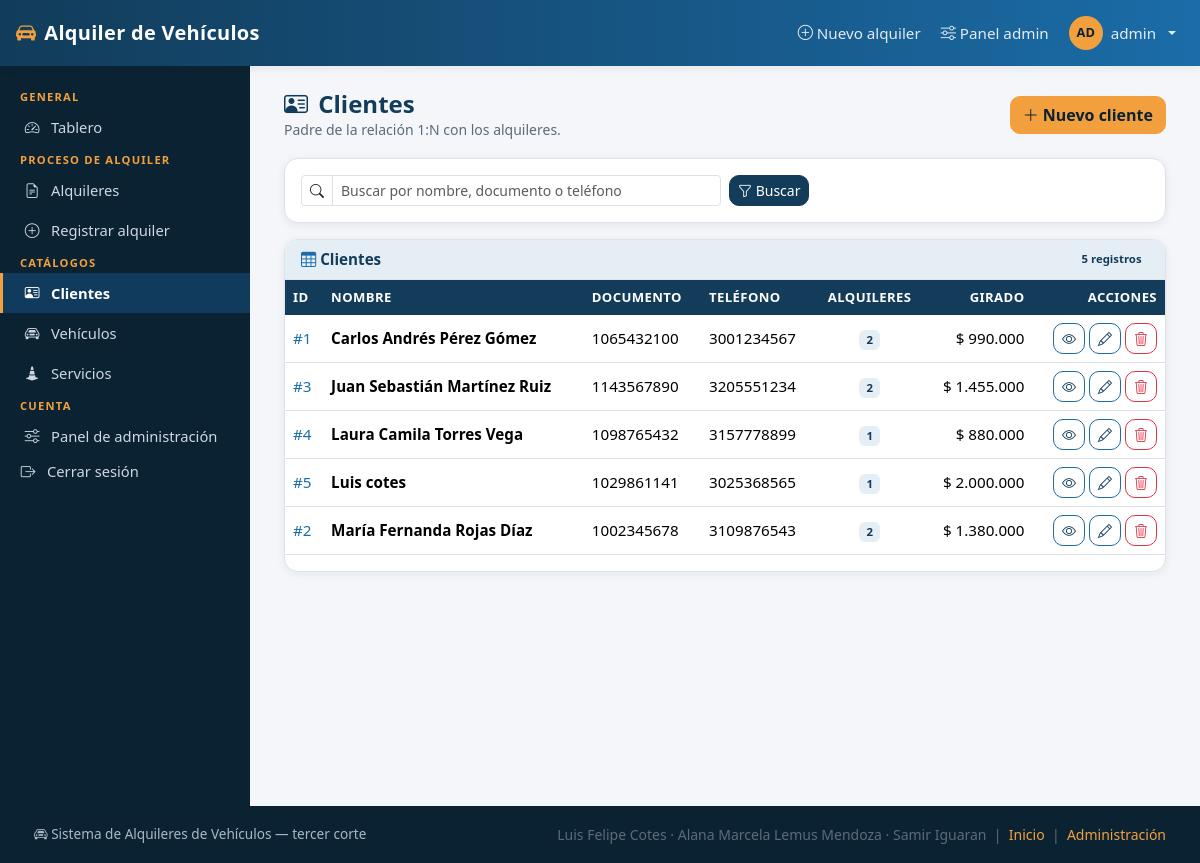
The app's page /clientes/ (signed in) with its own data.
### clientes/models.py (models this page shows, shortened)
class Cliente(models.Model):
    pk_cli_id = models.AutoField(primary_key=True)
    cli_nombre = models.CharField("nombre", max_length=100)
    cli_documento = models.CharField("documento", max_length=20, unique=True)
    cli_telefono = models.CharField("teléfono", max_length=20)
    class Meta:
        verbose_name = "cliente"
        verbose_name_plural = "clientes"
        ordering = ["cli_nombre"]

### clientes/views.py (the view)
# urls.py: path("", views.ClienteListView.as_view(), name="lista"),
class ClienteListView(LoginRequiredMixin, CatalogoContextoMixin, ListView):
    model = Cliente
    template_name = "clientes/cliente_list.html"
    context_object_name = "clientes"
    paginate_by = 10
    titulo_pagina = "Clientes"
    icono = "bi-person-vcard"
    def get_queryset(self):
        qs = Cliente.objects.annotate(
            num_alquileres=Count("alquileres"),
            total_girado=Sum("alquileres__alq_total"),
        ).order_by("cli_nombre")
        q = (self.request.GET.get("q") or "").strip()
        if q:
            qs = qs.filter(
                Q(cli_nombre__icontains=q)
                | Q(cli_documento__icontains=q)
                | Q(cli_telefono__icontains=q)
            )
        return qs

### alquileres/templatetags/alquileres_extras.py (called while the page is built)
@register.filter(name="pesos")
def pesos(valor):
    if valor in (None, ""):
        return "—"
    try:
        numero = Decimal(str(valor))
    except (InvalidOperation, ValueError):
        return "—"
    decimales = 0 if numero == numero.to_integral_value() else 2
    texto = f"{numero:,.{decimales}f}"
    texto = texto.replace(",", "\x00").replace(".", ",").replace("\x00", ".")
    return f"$ {texto}"

@register.filter(name="iniciales")
def iniciales(usuario):
    nombre = getattr(usuario, "get_full_name", lambda: "")() or getattr(
        usuario, "username", ""
    )
    partes = [p for p in nombre.split() if p]
    if not partes:
        return "?"
    texto = "".join(p[0] for p in partes[:2]).upper()
    return texto if len(texto) > 1 else (partes[0][:2].upper() or "?")

### config/mixins.py (called while the page is built)
def querystring_sin_page(request):
    params = request.GET.copy()
    params.pop("page", None)
    texto = params.urlencode()
    return f"&{texto}" if texto else ""

    def get_context_data(self, **kwargs):
        ctx = super().get_context_data(**kwargs)
        ctx["titulo_pagina"] = self.titulo_pagina
        ctx["icono"] = self.icono
        ctx["consulta"] = self.request.GET.get("q", "")
        ctx["qs"] = querystring_sin_page(self.request)
        return ctx

### templates/clientes/cliente_list.html (shortened to what this page needs)
{% extends "base.html" %}
{% load alquileres_extras %}
{% block contenido %}
<div class="cabecera-pagina">
  <div>
    <h1><i class="bi bi-person-vcard me-1"></i> {{ titulo_pagina }}</h1>
    <p class="texto-suave mb-0">Padre de la relación 1:N con los alquileres.</p>
  </div>
  {% if perms.clientes.add_cliente %}
  <a class="btn btn-acento" href="{% url 'clientes:registrar' %}"><i class="bi bi-plus-lg"></i> Nuevo cliente</a>
  {% endif %}
</div>
<div class="card mb-3 sin-impresion">
  <div class="card-body py-3">
    <form method="get" class="row g-2 align-items-center">
      <div class="col-12 col-md-8 col-lg-6">
        <div class="input-group input-group-sm">
          <span class="input-group-text bg-white"><i class="bi bi-search"></i></span>
          <input type="search" name="q" class="form-control" value="{{ consulta }}"
                 placeholder="Buscar por nombre, documento o teléfono">
        </div>
      </div>
      <div class="col-auto">
        <button class="btn btn-sm btn-primary" type="submit"><i class="bi bi-funnel"></i> Buscar</button>
      </div>
    </form>
  </div>
</div>
<div class="card">
  <div class="card-header d-flex justify-content-between align-items-center">
    <span><i class="bi bi-table"></i> Clientes</span>
    <span class="badge badge-suave">{{ paginator.count }} registro{{ paginator.count|pluralize }}</span>
  </div>
  <div class="table-responsive">
    <table class="table tabla-sistema mb-0">
      <thead>
        <tr>
          <th>ID</th><th>Nombre</th><th>Documento</th><th>Teléfono</th>
          <th class="text-center">Alquileres</th><th class="text-end">Girado</th>
          <th class="text-end">Acciones</th>
        </tr>
      </thead>
      <tbody>
        {% for c in clientes %}
        <tr>
          <td class="mono"><a href="{% url 'clientes:detalle' c.pk_cli_id %}">#{{ c.pk_cli_id }}</a></td>
          <td class="fw-semibold">{{ c.cli_nombre }}</td>
          <td class="mono">{{ c.cli_documento }}</td>
          <td class="mono">{{ c.cli_telefono }}</td>
          <td class="text-center"><span class="badge badge-suave">{{ c.num_alquileres }}</span></td>
          <td class="text-end mono">{{ c.total_girado|pesos }}</td>
          <td class="text-end text-nowrap">
            <a class="btn btn-sm btn-outline-primary" href="{% url 'clientes:detalle' c.pk_cli_id %}" title="Ver"><i class="bi bi-eye"></i></a>
            {% if perms.clientes.change_cliente %}
            <a class="btn btn-sm btn-outline-primary" href="{% url 'clientes:editar' c.pk_cli_id %}" title="Editar"><i class="bi bi-pencil"></i></a>
            {% endif %}
            {% if perms.clientes.delete_cliente %}
            <a class="btn btn-sm btn-outline-danger" href="{% url 'clientes:eliminar' c.pk_cli_id %}" title="Eliminar"><i class="bi bi-trash3"></i></a>
            {% endif %}
          </td>
        </tr>
        {% empty %}
        <tr><td colspan="7"><div class="zona-vacia"><i class="bi bi-inbox"></i>
          No se encontraron clientes{% if consulta %} para «{{ consulta }}»{% endif %}.</div></td></tr>
        {% endfor %}
      </tbody>
    </table>
  </div>
  <div class="card-body pt-0">{% include "partials/_paginacion.html" %}</div>
</div>
{% endblock %}

### templates/base.html (shortened to what this page needs)
{% load static alquileres_extras %}<!doctype html>
<html lang="es">
<head>
  <link href="https://cdn.jsdelivr.net/npm/bootstrap@5.3.3/dist/css/bootstrap.min.css" rel="stylesheet">
  <link href="https://cdn.jsdelivr.net/npm/bootstrap-icons@1.11.3/font/bootstrap-icons.min.css" rel="stylesheet">
  <link rel="stylesheet" href="{% static 'css/estilo.css' %}">
</head>
<body class="d-flex flex-column min-vh-100">
{% block navbar %}
<nav class="navbar navbar-expand-lg app-navbar sticky-top">
  <div class="container-fluid px-3">
    <a class="navbar-brand d-flex align-items-center gap-2" href="{% url 'dashboard' %}">
      <i class="bi bi-car-front-fill"></i><span>Alquiler de Vehículos</span>
    </a>
    <ul class="navbar-nav ms-auto align-items-lg-center gap-lg-1">
      <li class="nav-item d-none d-md-block">
        <a class="nav-link" href="{% url 'alquileres:registrar' %}">
          <i class="bi bi-plus-circle"></i> Nuevo alquiler
        </a>
      </li>
      {% if user.is_staff %}
      <li class="nav-item d-none d-lg-block">
        <a class="nav-link" href="/admin/"><i class="bi bi-sliders"></i> Panel admin</a>
      </li>
      {% endif %}
      <li class="nav-item dropdown">
        <a class="nav-link dropdown-toggle d-flex align-items-center gap-2" href="#" role="button"
           data-bs-toggle="dropdown" aria-expanded="false">
          <span class="avatar">{{ user|iniciales }}</span>
          <span class="d-none d-sm-inline">{{ user.get_username }}</span>
        </a>
      </li>
    </ul>
  </div>
</nav>
{% endblock %}
<div class="layout flex-grow-1">
  {% block sidebar %}
  <aside class="app-sidebar d-none d-lg-block">
    {% include "partials/_menu_lateral.html" %}
  </aside>
  {% endblock %}
  <main class="app-main">
    {% block contenido %}{% endblock %}
  </main>
</div>
{% block footer %}
<footer class="app-footer">
  <div class="d-flex flex-wrap justify-content-between align-items-center gap-2">
    <span><i class="bi bi-car-front"></i> Sistema de Alquileres de Vehículos — tercer corte</span>
    <span class="texto-suave">
      Luis Felipe Cotes · Alana Marcela Lemus Mendoza · Samir Iguaran
      &nbsp;|&nbsp; <a href="{% url 'dashboard' %}">Inicio</a>
      &nbsp;|&nbsp; <a href="/admin/">Administración</a>
    </span>
  </div>
</footer>
{% endblock %}
</body>
</html>

### static/css/estilo.css (style rules this page uses)
:root { --azul-900: #0b2233; --azul-800: #123c5a; --azul-600: #1b6ca8; --azul-100: #e6eef5; --ambar: #f2a03d; --exito: #2e8b57; --alerta: #d9822b; --peligro: #c0392b; --fondo: #f4f6f9; --superficie: #ffffff; --texto: #1f2933; --texto-suave: #5b6b7b; --borde: #dce3ea; --radio: 14px; --sombra: 0 2px 10px rgba(11, 34, 51, .07); --sombra-alta: 0 10px 30px rgba(11, 34, 51, .14); --alto-navbar: 60px; --ancho-menu: 250px; }
body { background: var(--fondo); color: var(--texto); font-family: "Segoe UI", Roboto, "Helvetica Neue", Arial, sans-serif; font-size: .95rem; }
a { color: var(--azul-600); text-decoration: none; }
h1, h2, h3, h4, h5 { color: var(--azul-800); font-weight: 600; }
.texto-suave { color: var(--texto-suave); font-size: .875rem; }
.mono { font-variant-numeric: tabular-nums; }
.btn { border-radius: 10px; font-weight: 500; }
.btn-primary { background: var(--azul-800); border-color: var(--azul-800); }
.btn-outline-primary { color: var(--azul-800); border-color: var(--azul-600); }
.btn-acento { background: var(--ambar); border-color: var(--ambar); color: var(--azul-900); font-weight: 600; }
.app-navbar { background: linear-gradient(90deg, var(--azul-800), var(--azul-600)); min-height: var(--alto-navbar); box-shadow: var(--sombra); }
.app-navbar .navbar-brand { color: #fff; font-weight: 700; letter-spacing: .3px; }
.app-navbar .navbar-brand .bi { color: var(--ambar); }
.app-navbar .nav-link { color: rgba(255, 255, 255, .88); }
.avatar { width: 34px; height: 34px; border-radius: 50%; background: var(--ambar); color: var(--azul-900); display: inline-flex; align-items: center; justify-content: center; font-weight: 700; font-size: .8rem; }
.layout { display: flex; align-items: stretch; min-height: calc(100vh - var(--alto-navbar)); }
.app-sidebar { width: var(--ancho-menu); flex: 0 0 var(--ancho-menu); background: var(--azul-900); color: #cdd8e2; padding: 18px 0 30px; }
.app-main { flex: 1 1 auto; min-width: 0; padding: 24px clamp(14px, 3vw, 34px) 50px; }
.card { border: 1px solid var(--borde); border-radius: var(--radio); box-shadow: var(--sombra); }
.card-header { background: var(--azul-100); border-bottom: 1px solid var(--borde); font-weight: 600; color: var(--azul-800); border-radius: var(--radio) var(--radio) 0 0 !important; }
.card-header .bi { color: var(--azul-600); }
.tabla-sistema thead th { background: var(--azul-800); color: #fff; font-weight: 600; font-size: .82rem; text-transform: uppercase; letter-spacing: .4px; border: 0; white-space: nowrap; }
.tabla-sistema td, .tabla-sistema th { vertical-align: middle; }
.badge-suave { background: var(--azul-100); color: var(--azul-800); font-weight: 600; }
.app-footer { background: var(--azul-900); color: #a9b8c6; padding: 18px clamp(14px, 3vw, 34px); font-size: .85rem; margin-top: auto; }
.app-footer a { color: var(--ambar); }
.cabecera-pagina { display: flex; flex-wrap: wrap; gap: 12px; align-items: center; justify-content: space-between; margin-bottom: 18px; }
.cabecera-pagina h1 { font-size: 1.5rem; margin: 0; }

### records on screen
Cliente: pk_cli_id "1", cli_nombre "Carlos Andrés Pérez Gómez", cli_documento "1065432100", cli_telefono "3001234567", num_alquileres "2", total_girado|pesos "$ 990.000"
Cliente: pk_cli_id "3", cli_nombre "Juan Sebastián Martínez Ruiz", cli_documento "1143567890", cli_telefono "3205551234", num_alquileres "2", total_girado|pesos "$ 1.455.000"
Cliente: pk_cli_id "4", cli_nombre "Laura Camila Torres Vega", cli_documento "1098765432", cli_telefono "3157778899", num_alquileres "1", total_girado|pesos "$ 880.000"
Cliente: pk_cli_id "5", cli_nombre "Luis cotes", cli_documento "1029861141", cli_telefono "3025368565", num_alquileres "1", total_girado|pesos "$ 2.000.000"
Cliente: pk_cli_id "2", cli_nombre "María Fernanda Rojas Díaz", cli_documento "1002345678", cli_telefono "3109876543", num_alquileres "2", total_girado|pesos "$ 1.380.000"

### other values on screen
{{ user|iniciales }} "AD"
{{ user.get_username }} "admin"
{{ titulo_pagina }} "Clientes"
{{ paginator.count }} "5"
